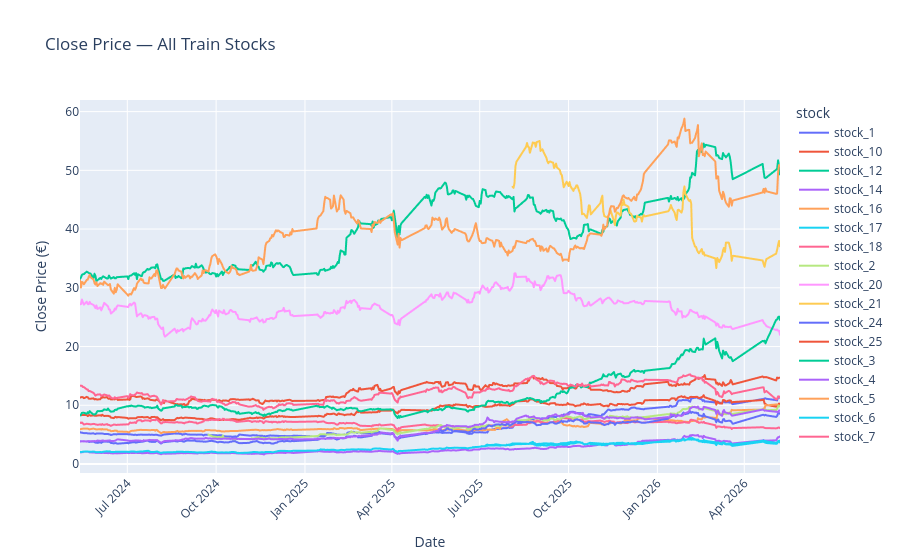

The cell this chart's notebook holds for it:
### Code cell
# Plot for the TR
df_all = pd.concat([
    df.assign(stock=stock_name)
    for stock_name, df in all_dataframes_filtered['train'].items()
])

fig = px.line(df_all, x='Date', y='Close', color='stock',
              title='Close Price — All Train Stocks',
              labels={'Close': 'Close Price (€)'})
fig.update_xaxes(tickangle=-45)
fig.show()

### Figure 1 — Plotly figure (JSON) as saved in the notebook; plotly's stock layout.template omitted (floating-point values rounded to 4 significant figures; data arrays with more than 128 entries replaced by an {"elided": "..."} marker saying what was removed)
{"data": [{"hovertemplate": "stock=stock_1<br>Date=%{x}<br>Close Price (€)=%{y}<extra></extra>", "legendgroup": "stock_1", "line": {"color": "#636efa", "dash": "solid"}, "marker": {"symbol": "circle"}, "mode": "lines", "name": "stock_1", "showlegend": true, "x": {"elided": "405 str values"}, "xaxis": "x", "y": {"elided": "405 float values"}, "yaxis": "y", "type": "scattergl"}, {"hovertemplate": "stock=stock_10<br>Date=%{x}<br>Close Price (€)=%{y}<extra></extra>", "legendgroup": "stock_10", "line": {"color": "#EF553B", "dash": "solid"}, "marker": {"symbol": "circle"}, "mode": "lines", "name": "stock_10", "showlegend": true, "x": {"elided": "400 str values"}, "xaxis": "x", "y": {"elided": "400 float values"}, "yaxis": "y", "type": "scattergl"}, {"hovertemplate": "stock=stock_12<br>Date=%{x}<br>Close Price (€)=%{y}<extra></extra>", "legendgroup": "stock_12", "line": {"color": "#00cc96", "dash": "solid"}, "marker": {"symbol": "circle"}, "mode": "lines", "name": "stock_12", "showlegend": true, "x": {"elided": "405 str values"}, "xaxis": "x", "y": {"elided": "405 float values"}, "yaxis": "y", "type": "scattergl"}, {"hovertemplate": "stock=stock_14<br>Date=%{x}<br>Close Price (€)=%{y}<extra></extra>", "legendgroup": "stock_14", "line": {"color": "#ab63fa", "dash": "solid"}, "marker": {"symbol": "circle"}, "mode": "lines", "name": "stock_14", "showlegend": true, "x": {"elided": "405 str values"}, "xaxis": "x", "y": {"elided": "405 float values"}, "yaxis": "y", "type": "scattergl"}, {"hovertemplate": "stock=stock_16<br>Date=%{x}<br>Close Price (€)=%{y}<extra></extra>", "legendgroup": "stock_16", "line": {"color": "#FFA15A", "dash": "solid"}, "marker": {"symbol": "circle"}, "mode": "lines", "name": "stock_16", "showlegend": true, "x": {"elided": "405 str values"}, "xaxis": "x", "y": {"elided": "405 float values"}, "yaxis": "y", "type": "scattergl"}, {"hovertemplate": "stock=stock_17<br>Date=%{x}<br>Close Price (€)=%{y}<extra></extra>", "legendgroup": "stock_17", "line": {"color": "#19d3f3", "dash": "solid"}, "marker": {"symbol": "circle"}, "mode": "lines", "name": "stock_17", "showlegend": true, "x": {"elided": "395 str values"}, "xaxis": "x", "y": {"elided": "395 float values"}, "yaxis": "y", "type": "scattergl"}, {"hovertemplate": "stock=stock_18<br>Date=%{x}<br>Close Price (€)=%{y}<extra></extra>", "legendgroup": "stock_18", "line": {"color": "#FF6692", "dash": "solid"}, "marker": {"symbol": "circle"}, "mode": "lines", "name": "stock_18", "showlegend": true, "x": {"elided": "405 str values"}, "xaxis": "x", "y": {"elided": "405 float values"}, "yaxis": "y", "type": "scattergl"}, {"hovertemplate": "stock=stock_2<br>Date=%{x}<br>Close Price (€)=%{y}<extra></extra>", "legendgroup": "stock_2", "line": {"color": "#B6E880", "dash": "solid"}, "marker": {"symbol": "circle"}, "mode": "lines", "name": "stock_2", "showlegend": true, "x": {"elided": "320 str values"}, "xaxis": "x", "y": {"elided": "320 float values"}, "yaxis": "y", "type": "scattergl"}, {"hovertemplate": "stock=stock_20<br>Date=%{x}<br>Close Price (€)=%{y}<extra></extra>", "legendgroup": "stock_20", "line": {"color": "#FF97FF", "dash": "solid"}, "marker": {"symbol": "circle"}, "mode": "lines", "name": "stock_20", "showlegend": true, "x": {"elided": "405 str values"}, "xaxis": "x", "y": {"elided": "405 float values"}, "yaxis": "y", "type": "scattergl"}, {"hovertemplate": "stock=stock_21<br>Date=%{x}<br>Close Price (€)=%{y}<extra></extra>", "legendgroup": "stock_21", "line": {"color": "#FECB52", "dash": "solid"}, "marker": {"symbol": "circle"}, "mode": "lines", "name": "stock_21", "showlegend": true, "x": {"elided": "145 str values"}, "xaxis": "x", "y": {"elided": "145 float values"}, "yaxis": "y", "type": "scattergl"}, {"hovertemplate": "stock=stock_24<br>Date=%{x}<br>Close Price (€)=%{y}<extra></extra>", "legendgroup": "stock_24", "line": {"color": "#636efa", "dash": "solid"}, "marker": {"symbol": "circle"}, "mode": "lines", "name": "stock_24", "showlegend": true, "x": {"elided": "405 str values"}, "xaxis": "x", "y": {"elided": "405 float values"}, "yaxis": "y", "type": "scattergl"}, {"hovertemplate": "stock=stock_25<br>Date=%{x}<br>Close Price (€)=%{y}<extra></extra>", "legendgroup": "stock_25", "line": {"color": "#EF553B", "dash": "solid"}, "marker": {"symbol": "circle"}, "mode": "lines", "name": "stock_25", "showlegend": true, "x": {"elided": "405 str values"}, "xaxis": "x", "y": {"elided": "405 float values"}, "yaxis": "y", "type": "scattergl"}, {"hovertemplate": "stock=stock_3<br>Date=%{x}<br>Close Price (€)=%{y}<extra></extra>", "legendgroup": "stock_3", "line": {"color": "#00cc96", "dash": "solid"}, "marker": {"symbol": "circle"}, "mode": "lines", "name": "stock_3", "showlegend": true, "x": {"elided": "405 str values"}, "xaxis": "x", "y": {"elided": "405 float values"}, "yaxis": "y", "type": "scattergl"}, {"hovertemplate": "stock=stock_4<br>Date=%{x}<br>Close Price (€)=%{y}<extra></extra>", "legendgroup": "stock_4", "line": {"color": "#ab63fa", "dash": "solid"}, "marker": {"symbol": "circle"}, "mode": "lines", "name": "stock_4", "showlegend": true, "x": {"elided": "405 str values"}, "xaxis": "x", "y": {"elided": "405 float values"}, "yaxis": "y", "type": "scattergl"}, {"hovertemplate": "stock=stock_5<br>Date=%{x}<br>Close Price (€)=%{y}<extra></extra>", "legendgroup": "stock_5", "line": {"color": "#FFA15A", "dash": "solid"}, "marker": {"symbol": "circle"}, "mode": "lines", "name": "stock_5", "showlegend": true, "x": {"elided": "405 str values"}, "xaxis": "x", "y": {"elided": "405 float values"}, "yaxis": "y", "type": "scattergl"}, {"hovertemplate": "stock=stock_6<br>Date=%{x}<br>Close Price (€)=%{y}<extra></extra>", "legendgroup": "stock_6", "line": {"color": "#19d3f3", "dash": "solid"}, "marker": {"symbol": "circle"}, "mode": "lines", "name": "stock_6", "showlegend": true, "x": {"elided": "165 str values"}, "xaxis": "x", "y": {"elided": "165 float values"}, "yaxis": "y", "type": "scattergl"}, {"hovertemplate": "stock=stock_7<br>Date=%{x}<br>Close Price (€)=%{y}<extra></extra>", "legendgroup": "stock_7", "line": {"color": "#FF6692", "dash": "solid"}, "marker": {"symbol": "circle"}, "mode": "lines", "name": "stock_7", "showlegend": true, "x": {"elided": "405 str values"}, "xaxis": "x", "y": {"elided": "405 float values"}, "yaxis": "y", "type": "scattergl"}], "layout": {"xaxis": {"anchor": "y", "domain": [0.0, 1.0], "title": {"text": "Date"}, "tickangle": -45}, "yaxis": {"anchor": "x", "domain": [0.0, 1.0], "title": {"text": "Close Price (€)"}}, "legend": {"title": {"text": "stock"}, "tracegroupgap": 0}, "title": {"text": "Close Price — All Train Stocks"}}}
